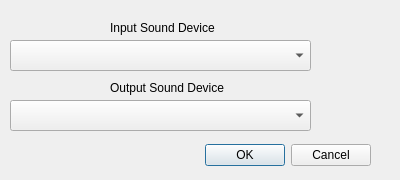
<?xml version="1.0" encoding="UTF-8"?>
<ui version="4.0">
 <class>DialogSndCard</class>
 <widget class="QDialog" name="DialogSndCard">
  <property name="geometry">
   <rect>
    <x>0</x>
    <y>0</y>
    <width>400</width>
    <height>180</height>
   </rect>
  </property>
  <property name="windowTitle">
   <string>SoundCard Setup</string>
  </property>
  <widget class="QDialogButtonBox" name="buttonBox">
   <property name="geometry">
    <rect>
     <x>30</x>
     <y>140</y>
     <width>341</width>
     <height>31</height>
    </rect>
   </property>
   <property name="orientation">
    <enum>Qt::Horizontal</enum>
   </property>
   <property name="standardButtons">
    <set>QDialogButtonBox::Cancel|QDialogButtonBox::Ok</set>
   </property>
  </widget>
  <widget class="QComboBox" name="comboBoxSndIn">
   <property name="geometry">
    <rect>
     <x>10</x>
     <y>40</y>
     <width>301</width>
     <height>31</height>
    </rect>
   </property>
  </widget>
  <widget class="QComboBox" name="comboBoxSndOut">
   <property name="geometry">
    <rect>
     <x>10</x>
     <y>100</y>
     <width>301</width>
     <height>31</height>
    </rect>
   </property>
  </widget>
  <widget class="QLabel" name="label_1">
   <property name="geometry">
    <rect>
     <x>110</x>
     <y>20</y>
     <width>141</width>
     <height>16</height>
    </rect>
   </property>
   <property name="text">
    <string>Input Sound Device</string>
   </property>
  </widget>
  <widget class="QLabel" name="label_2">
   <property name="geometry">
    <rect>
     <x>110</x>
     <y>80</y>
     <width>151</width>
     <height>16</height>
    </rect>
   </property>
   <property name="text">
    <string>Output Sound Device</string>
   </property>
  </widget>
 </widget>
 <resources/>
 <connections>
  <connection>
   <sender>buttonBox</sender>
   <signal>accepted()</signal>
   <receiver>DialogSndCard</receiver>
   <slot>accept()</slot>
   <hints>
    <hint type="sourcelabel">
     <x>248</x>
     <y>254</y>
    </hint>
    <hint type="destinationlabel">
     <x>157</x>
     <y>274</y>
    </hint>
   </hints>
  </connection>
  <connection>
   <sender>buttonBox</sender>
   <signal>rejected()</signal>
   <receiver>DialogSndCard</receiver>
   <slot>reject()</slot>
   <hints>
    <hint type="sourcelabel">
     <x>316</x>
     <y>260</y>
    </hint>
    <hint type="destinationlabel">
     <x>286</x>
     <y>274</y>
    </hint>
   </hints>
  </connection>
 </connections>
</ui>
